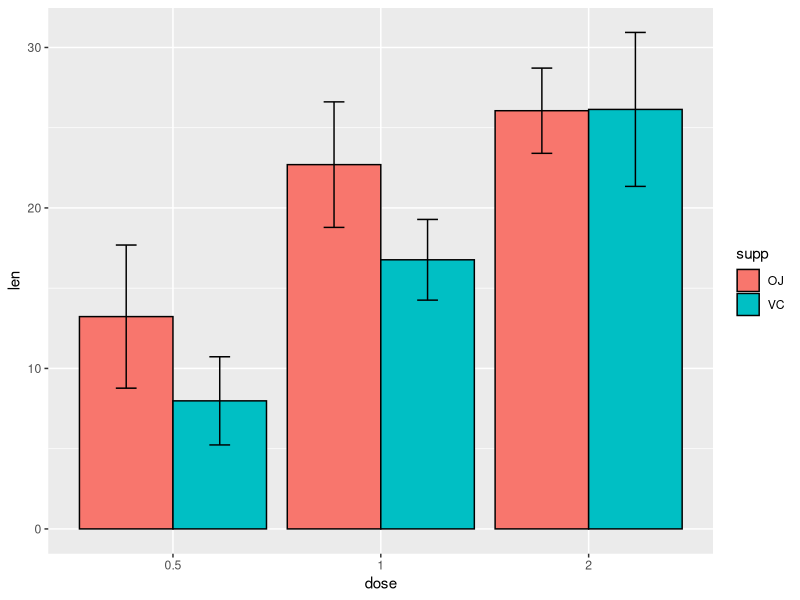
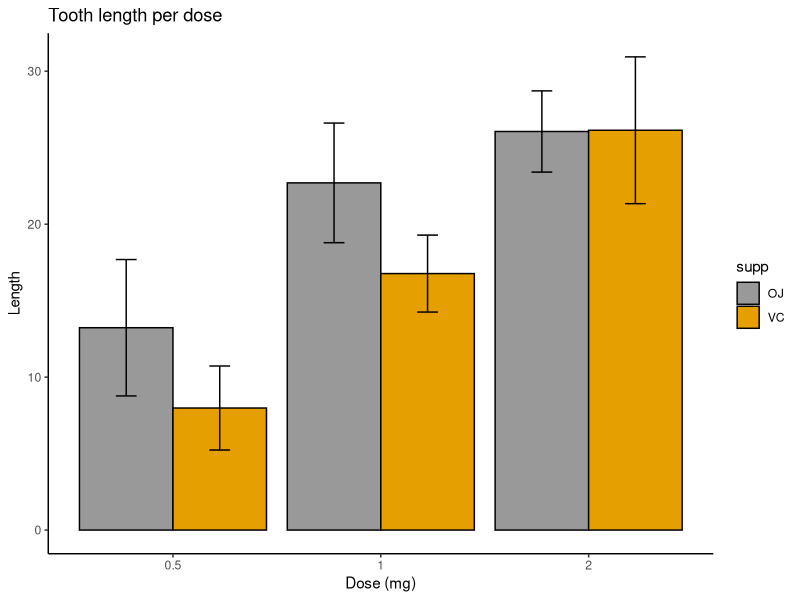
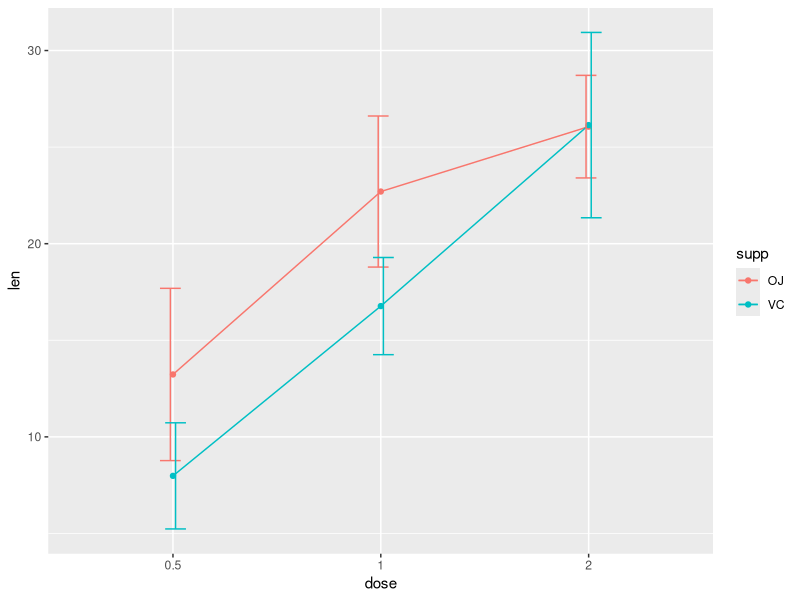
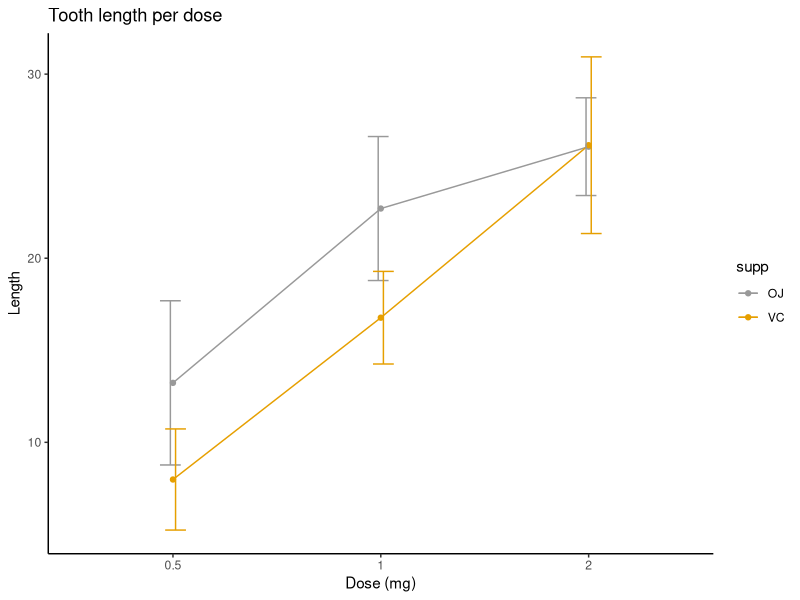
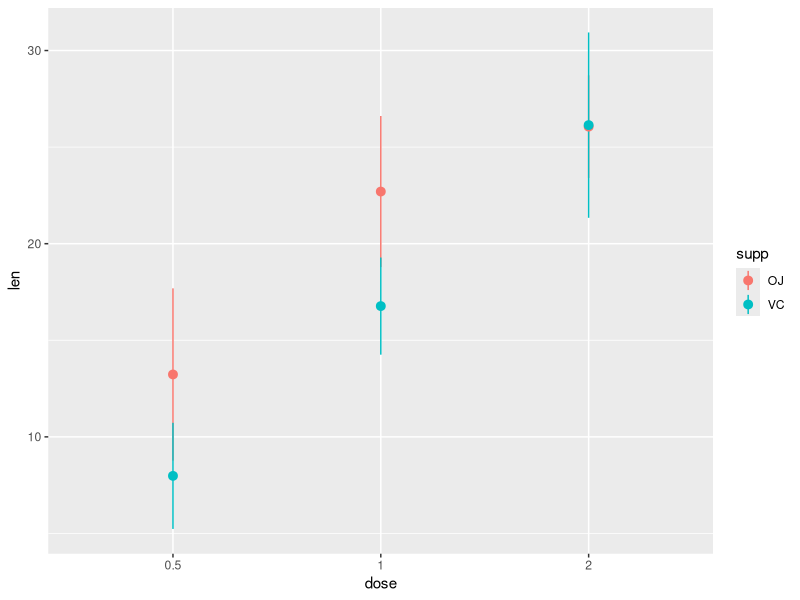
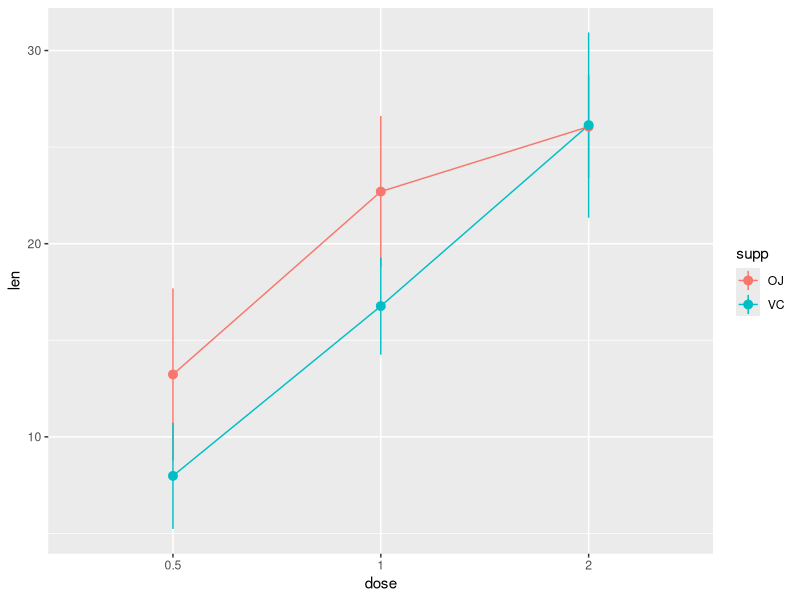
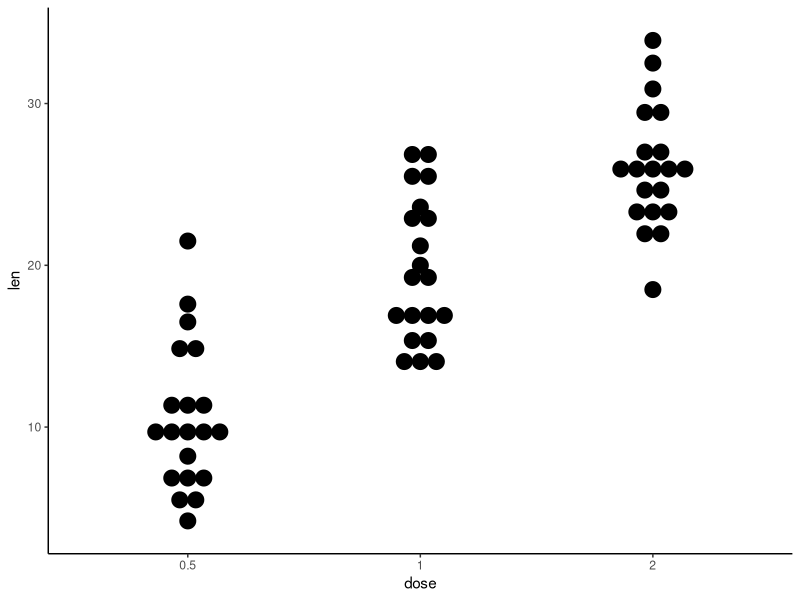
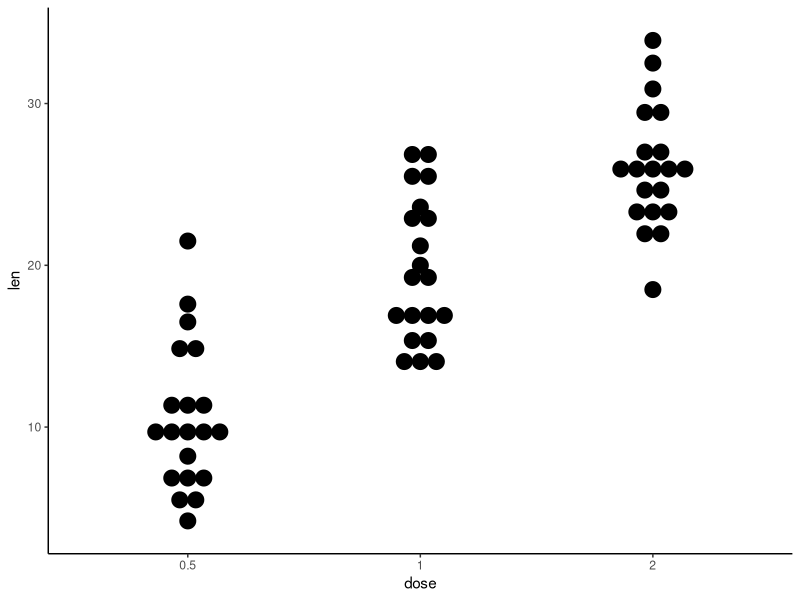

The R source for these figures, in order:
## ---- chunk 1
library(ggplot2)
df <- ToothGrowth
df$dose <- as.factor(df$dose)
head(df)
## ---- chunk 2
#First, the helper function below will be used to calculate the mean and the standard deviation, for the variable of interest, in each group :
#+++++++++++++++++++++++++
# Function to calculate the mean and the standard deviation
  # for each group
#+++++++++++++++++++++++++
# data : a data frame
# varname : the name of a column containing the variable
  #to be summariezed
# groupnames : vector of column names to be used as
  # grouping variables
data_summary <- function(data, varname, groupnames){
  require(plyr)
  summary_func <- function(x, col){
    c(mean = mean(x[[col]], na.rm=TRUE),
      sd = sd(x[[col]], na.rm=TRUE))
  }
  data_sum<-ddply(data, groupnames, .fun=summary_func,
                  varname)
  data_sum <- rename(data_sum, c("mean" = varname))
 return(data_sum)
}

df2 <- data_summary(ToothGrowth, varname="len", 
                    groupnames=c("supp", "dose"))
# Convert dose to a factor variable
df2$dose=as.factor(df2$dose)
head(df2)
## ---- chunk 3
library(ggplot2)
# Default bar plot
p<- ggplot(df2, aes(x=dose, y=len, fill=supp)) + 
  geom_bar(stat="identity", color="black", 
           position=position_dodge()) +
  geom_errorbar(aes(ymin=len-sd, ymax=len+sd), width=.2,
                 position=position_dodge(.9)) 
print(p)
## ---- chunk 4

p+labs(title="Tooth length per dose", x="Dose (mg)", y = "Length")+
   theme_classic() +
   scale_fill_manual(values=c('#999999','#E69F00'))
## ---- chunk 5
# Default line plot
p<- ggplot(df2, aes(x=dose, y=len, group=supp, color=supp)) + 
  geom_line() +
  geom_point()+
  geom_errorbar(aes(ymin=len-sd, ymax=len+sd), width=.2,
                 position=position_dodge(0.05))
print(p)
## ---- chunk 6
p+labs(title="Tooth length per dose", x="Dose (mg)", y = "Length")+
   theme_classic() +
   scale_color_manual(values=c('#999999','#E69F00'))
## ---- chunk 7
ggplot(df2, aes(x=dose, y=len, group=supp, color=supp)) + 
geom_pointrange(aes(ymin=len-sd, ymax=len+sd))
## ---- chunk 8
ggplot(df2, aes(x=dose, y=len, group=supp, color=supp)) + 
  geom_line()+
  geom_pointrange(aes(ymin=len-sd, ymax=len+sd))
## ---- chunk 9
p <- ggplot(df, aes(x=dose, y=len)) + 
    geom_dotplot(binaxis='y', stackdir='center')

p + stat_summary(fun.data="mean_sdl", fun.args = list(mult=1), 
                 geom="crossbar", width=0.5) + theme_classic()
## ---- chunk 10
p + stat_summary(fun.data="mean_sdl", fun.args = list(mult=1), 
                 geom="errorbar", width=0.5) + theme_classic()
